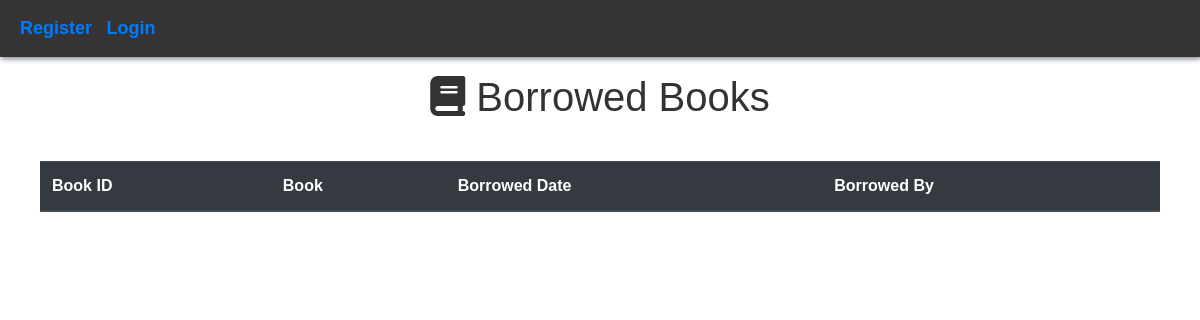
The page /books/Borrowed on the database as committed earlier.
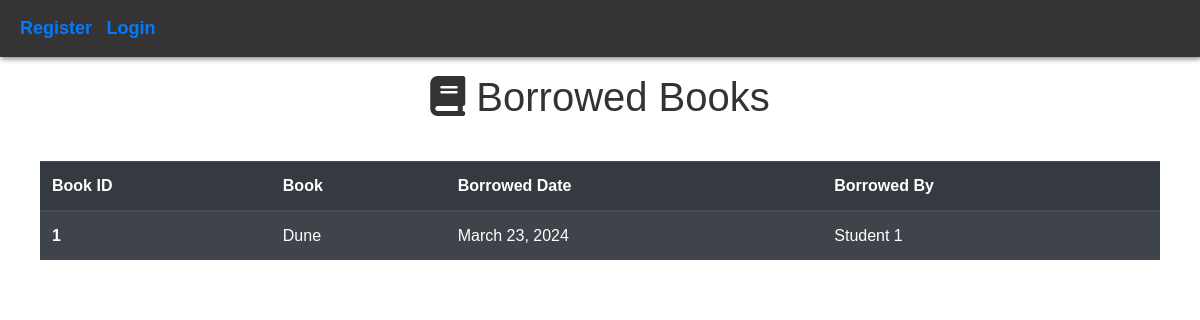
The same page on the database as committed later.
### borrowingmanagement/models.py (models this page shows)
class BorrowedBook(models.Model):
    user = models.ForeignKey(User, on_delete=models.CASCADE)
    book = models.ForeignKey(Book, on_delete=models.CASCADE)
    borrow_date = models.DateField(auto_now_add=True)
    return_date = models.DateField(null=True, blank=True)
    def __str__(self):
        return f"{self.user.username} borrowed {self.book.title}"

### bookmanagement/models.py (models this page shows, shortened)
class Book(models.Model):
    title = models.CharField(max_length=100)
    author = models.CharField(max_length=100)
    genre = models.CharField(max_length=50)
    book_cover=models.ImageField(upload_to='books_image', default = "")
    ratings=models.DecimalField(max_digits=3, decimal_places=1, default = 2)
    status_choices = [
        ('available', 'Available'),
        ('borrowed', 'Borrowed'),
    ]
    status = models.CharField(max_length=20, choices=status_choices, default='available')
    def __str__(self):
        return self.title

### account/models.py (models this page shows)
class User(AbstractUser):
    is_admin=models.BooleanField('Is admin', default=False)
    is_student=models.BooleanField('Is student', default=False)
    is_super_admin=models.BooleanField('Is super admin', default=False)
    email=models.EmailField(unique=True)
    username=models.CharField(max_length=150, unique=True)
    books_borrowed=models.PositiveIntegerField(null=True, default = 0)
    is_banned=models.BooleanField(default=False, null=True)
    EMAIL_FIELD = 'email'
    USERNAME_FIELD = 'username'
    REQUIRED_FIELDS = ['email']

### bookmanagement/views.py (the view)
# urls.py: path('Borrowed',borrowed, name='borrowed'),
def borrowed(request):
    books=BorrowedBook.objects.all()
    print(books)
    return render(request, 'bookmanagement/borrowedbook.html', {'books':books})

### bookmanagement/templates/bookmanagement/borrowedbook.html (shortened to what this page needs)
<!doctype html>
<html lang="en">
<head>
  <link rel="stylesheet" href="https://cdn.jsdelivr.net/npm/bootstrap@4.4.1/dist/css/bootstrap.min.css"
>
</head>
<body>
  <header>
    <nav>
      <ul>
        {% if user.is_authenticated %}
        <li><a class="link" href="{% url 'home' %}" style="color:#fff; text-decoration: none; font-weight: bold; font-size: 18px;">Home</a></li>
        <li><a class="link" href="booklist" style="color:#fff; text-decoration: none; font-weight: bold; font-size: 18px;">Book Management</a></li>
        <li><a class="link" href="AddBook" style="color:#fff; text-decoration: none; font-weight: bold; font-size: 18px;">Add Books</a></li>
        <li><a class="link" href="#" style="color:#fff; text-decoration: none; font-weight: bold; font-size: 18px;">Borrowed Books</a></li>
      </ul>
      <ul>
        <li><a class="link" href="{% url 'logout' %}" style="color:#fff; text-decoration: none; font-weight: bold; font-size: 18px;">Logout <i class="fa-solid fa-right-from-bracket"></i></a></li>
      </ul>
      {% else %}
      <ul>
        <li><a href="register" style="text-decoration: none; font-weight: bold; font-size: 18px;">Register</a></li>
        <li><a href="login" style="text-decoration: none; font-weight: bold; font-size: 18px;">Login</a></li>
      </ul>
      {% endif %}
    </nav>
  </header>
  <h1 class="mt-3" style="margin-bottom: 1rem; text-align: center;"><i class="fa-solid fa-book"></i> Borrowed Books</h1>
  <div class="table-container">
    <table class="table table-striped table-dark">
        <table class="table table-striped table-dark">
            <thead>
              <tr>
                <th scope="col">Book ID</th>
                <th scope="col">Book</th>
                <th scope="col">Borrowed Date</th>
                <th scope="col">Borrowed By</th>
  </tr>
</thead>
<tbody>
  {% for i in books %}
    <tr>
      <th scope="row">{{ forloop.counter }}</th>
      <td>{{ i.book }}</td>
      <td>{{ i.borrow_date }}</td>
      <td>{{ i.user }}</td>
    </tr>
  {% endfor %}
</tbody>
          </table>
    </table>
  </div>

Rows that differ between the two databases and show on the page:
added BorrowedBook: book "Dune", borrow_date "March 23, 2024", user "Student 1"
